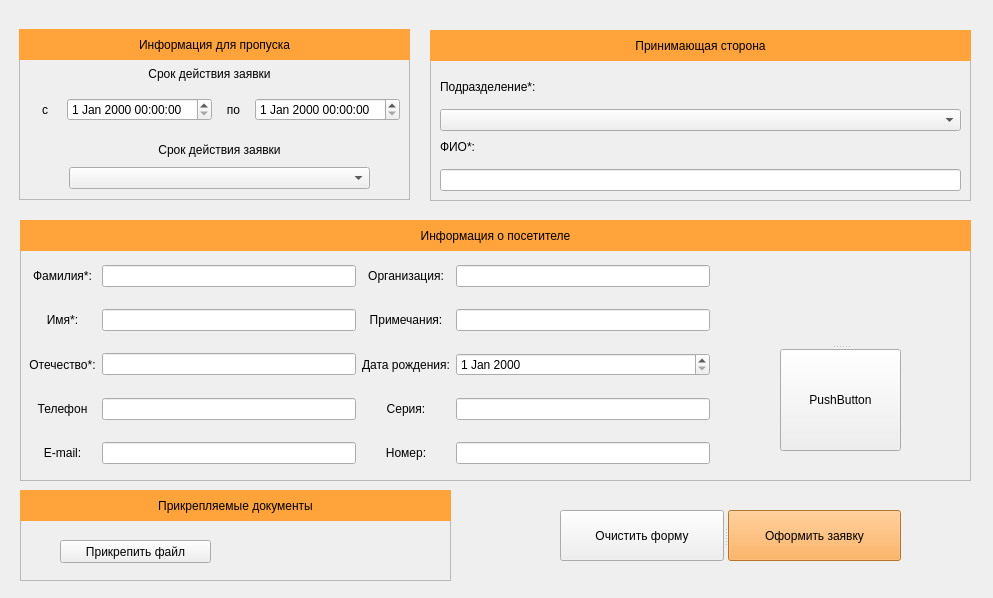
<?xml version="1.0" encoding="UTF-8"?>
<ui version="4.0">
 <class>Form</class>
 <widget class="QWidget" name="Form">
  <property name="geometry">
   <rect>
    <x>0</x>
    <y>0</y>
    <width>993</width>
    <height>598</height>
   </rect>
  </property>
  <property name="maximumSize">
   <size>
    <width>993</width>
    <height>16777215</height>
   </size>
  </property>
  <property name="windowTitle">
   <string>Form</string>
  </property>
  <property name="autoFillBackground">
   <bool>true</bool>
  </property>
  <property name="styleSheet">
   <string notr="true">font: 12pt &quot;Ubuntu Mono&quot;;</string>
  </property>
  <widget class="QFrame" name="frame">
   <property name="geometry">
    <rect>
     <x>19</x>
     <y>29</y>
     <width>391</width>
     <height>171</height>
    </rect>
   </property>
   <property name="frameShape">
    <enum>QFrame::StyledPanel</enum>
   </property>
   <property name="frameShadow">
    <enum>QFrame::Raised</enum>
   </property>
   <widget class="QLabel" name="label">
    <property name="geometry">
     <rect>
      <x>0</x>
      <y>0</y>
      <width>391</width>
      <height>31</height>
     </rect>
    </property>
    <property name="autoFillBackground">
     <bool>false</bool>
    </property>
    <property name="styleSheet">
     <string notr="true">background-color: rgb(255, 163, 58);
font: 14pt &quot;Ubuntu Mono&quot;;</string>
    </property>
    <property name="lineWidth">
     <number>1</number>
    </property>
    <property name="text">
     <string>Информация для пропуска</string>
    </property>
    <property name="alignment">
     <set>Qt::AlignCenter</set>
    </property>
    <property name="wordWrap">
     <bool>false</bool>
    </property>
    <property name="margin">
     <number>0</number>
    </property>
   </widget>
   <widget class="QWidget" name="horizontalLayoutWidget">
    <property name="geometry">
     <rect>
      <x>10</x>
      <y>60</y>
      <width>371</width>
      <height>41</height>
     </rect>
    </property>
    <layout class="QHBoxLayout" name="horizontalLayout">
     <item>
      <widget class="QLabel" name="label_5">
       <property name="text">
        <string>c</string>
       </property>
       <property name="alignment">
        <set>Qt::AlignCenter</set>
       </property>
      </widget>
     </item>
     <item>
      <widget class="QDateTimeEdit" name="dateTimeEdit"/>
     </item>
     <item>
      <widget class="QLabel" name="label_6">
       <property name="text">
        <string>по</string>
       </property>
       <property name="alignment">
        <set>Qt::AlignCenter</set>
       </property>
      </widget>
     </item>
     <item>
      <widget class="QDateTimeEdit" name="dateTimeEdit_2"/>
     </item>
    </layout>
   </widget>
   <widget class="QLabel" name="label_7">
    <property name="geometry">
     <rect>
      <x>10</x>
      <y>29</y>
      <width>361</width>
      <height>31</height>
     </rect>
    </property>
    <property name="text">
     <string>Срок действия заявки</string>
    </property>
    <property name="alignment">
     <set>Qt::AlignCenter</set>
    </property>
   </widget>
   <widget class="QWidget" name="verticalLayoutWidget">
    <property name="geometry">
     <rect>
      <x>50</x>
      <y>110</y>
      <width>301</width>
      <height>50</height>
     </rect>
    </property>
    <layout class="QVBoxLayout" name="verticalLayout">
     <item>
      <widget class="QLabel" name="label_8">
       <property name="text">
        <string>Срок действия заявки</string>
       </property>
       <property name="alignment">
        <set>Qt::AlignCenter</set>
       </property>
      </widget>
     </item>
     <item>
      <widget class="QComboBox" name="comboBox"/>
     </item>
    </layout>
   </widget>
  </widget>
  <widget class="QFrame" name="frame_2">
   <property name="geometry">
    <rect>
     <x>430</x>
     <y>30</y>
     <width>541</width>
     <height>171</height>
    </rect>
   </property>
   <property name="frameShape">
    <enum>QFrame::StyledPanel</enum>
   </property>
   <property name="frameShadow">
    <enum>QFrame::Raised</enum>
   </property>
   <widget class="QLabel" name="label_2">
    <property name="geometry">
     <rect>
      <x>0</x>
      <y>0</y>
      <width>541</width>
      <height>31</height>
     </rect>
    </property>
    <property name="autoFillBackground">
     <bool>false</bool>
    </property>
    <property name="styleSheet">
     <string notr="true">background-color: rgb(255, 163, 58);
font: 14pt &quot;Ubuntu Mono&quot;;</string>
    </property>
    <property name="text">
     <string>Принимающая сторона</string>
    </property>
    <property name="alignment">
     <set>Qt::AlignCenter</set>
    </property>
   </widget>
   <widget class="QWidget" name="verticalLayoutWidget_2">
    <property name="geometry">
     <rect>
      <x>10</x>
      <y>40</y>
      <width>521</width>
      <height>61</height>
     </rect>
    </property>
    <layout class="QVBoxLayout" name="verticalLayout_2">
     <item>
      <widget class="QLabel" name="label_9">
       <property name="text">
        <string>Подразделение*:</string>
       </property>
      </widget>
     </item>
     <item>
      <widget class="QComboBox" name="comboBox_2"/>
     </item>
    </layout>
   </widget>
   <widget class="QWidget" name="verticalLayoutWidget_3">
    <property name="geometry">
     <rect>
      <x>10</x>
      <y>100</y>
      <width>521</width>
      <height>61</height>
     </rect>
    </property>
    <layout class="QVBoxLayout" name="verticalLayout_3">
     <item>
      <widget class="QLabel" name="label_10">
       <property name="text">
        <string>ФИО*:</string>
       </property>
      </widget>
     </item>
     <item>
      <widget class="QLineEdit" name="lineEdit"/>
     </item>
    </layout>
   </widget>
  </widget>
  <widget class="QFrame" name="frame_3">
   <property name="geometry">
    <rect>
     <x>20</x>
     <y>220</y>
     <width>951</width>
     <height>261</height>
    </rect>
   </property>
   <property name="frameShape">
    <enum>QFrame::StyledPanel</enum>
   </property>
   <property name="frameShadow">
    <enum>QFrame::Raised</enum>
   </property>
   <widget class="QLabel" name="label_3">
    <property name="geometry">
     <rect>
      <x>0</x>
      <y>0</y>
      <width>951</width>
      <height>31</height>
     </rect>
    </property>
    <property name="autoFillBackground">
     <bool>false</bool>
    </property>
    <property name="styleSheet">
     <string notr="true">background-color: rgb(255, 163, 58);
font: 14pt &quot;Ubuntu Mono&quot;;</string>
    </property>
    <property name="text">
     <string>Информация о посетителе</string>
    </property>
    <property name="alignment">
     <set>Qt::AlignCenter</set>
    </property>
   </widget>
   <widget class="QWidget" name="gridLayoutWidget">
    <property name="geometry">
     <rect>
      <x>9</x>
      <y>29</y>
      <width>681</width>
      <height>231</height>
     </rect>
    </property>
    <layout class="QGridLayout" name="gridLayout">
     <item row="2" column="0">
      <widget class="QLabel" name="label_15">
       <property name="text">
        <string>Отечество*:</string>
       </property>
       <property name="alignment">
        <set>Qt::AlignCenter</set>
       </property>
      </widget>
     </item>
     <item row="0" column="0">
      <widget class="QLabel" name="label_11">
       <property name="text">
        <string>Фамилия*:</string>
       </property>
       <property name="alignment">
        <set>Qt::AlignCenter</set>
       </property>
      </widget>
     </item>
     <item row="1" column="3">
      <widget class="QLabel" name="label_14">
       <property name="text">
        <string>Примечания:</string>
       </property>
       <property name="alignment">
        <set>Qt::AlignCenter</set>
       </property>
      </widget>
     </item>
     <item row="1" column="0">
      <widget class="QLabel" name="label_12">
       <property name="text">
        <string>Имя*:</string>
       </property>
       <property name="alignment">
        <set>Qt::AlignCenter</set>
       </property>
      </widget>
     </item>
     <item row="4" column="0">
      <widget class="QLabel" name="label_17">
       <property name="text">
        <string>E-mail:</string>
       </property>
       <property name="alignment">
        <set>Qt::AlignCenter</set>
       </property>
      </widget>
     </item>
     <item row="0" column="4">
      <widget class="QLineEdit" name="lineEdit_2"/>
     </item>
     <item row="1" column="4">
      <widget class="QLineEdit" name="lineEdit_5"/>
     </item>
     <item row="3" column="0">
      <widget class="QLabel" name="label_16">
       <property name="text">
        <string>Телефон</string>
       </property>
       <property name="alignment">
        <set>Qt::AlignCenter</set>
       </property>
      </widget>
     </item>
     <item row="2" column="1">
      <widget class="QLineEdit" name="lineEdit_6"/>
     </item>
     <item row="3" column="1">
      <widget class="QLineEdit" name="lineEdit_7"/>
     </item>
     <item row="1" column="1">
      <widget class="QLineEdit" name="lineEdit_3"/>
     </item>
     <item row="0" column="1">
      <widget class="QLineEdit" name="lineEdit_4"/>
     </item>
     <item row="3" column="4">
      <widget class="QLineEdit" name="lineEdit_9"/>
     </item>
     <item row="4" column="1">
      <widget class="QLineEdit" name="lineEdit_10"/>
     </item>
     <item row="4" column="4">
      <widget class="QLineEdit" name="lineEdit_11"/>
     </item>
     <item row="2" column="3">
      <widget class="QLabel" name="label_18">
       <property name="text">
        <string>Дата рождения:</string>
       </property>
       <property name="alignment">
        <set>Qt::AlignCenter</set>
       </property>
      </widget>
     </item>
     <item row="3" column="3">
      <widget class="QLabel" name="label_19">
       <property name="text">
        <string>Серия:</string>
       </property>
       <property name="alignment">
        <set>Qt::AlignCenter</set>
       </property>
      </widget>
     </item>
     <item row="4" column="3">
      <widget class="QLabel" name="label_20">
       <property name="text">
        <string>Номер:</string>
       </property>
       <property name="alignment">
        <set>Qt::AlignCenter</set>
       </property>
      </widget>
     </item>
     <item row="0" column="3">
      <widget class="QLabel" name="label_13">
       <property name="text">
        <string>Организация:</string>
       </property>
       <property name="alignment">
        <set>Qt::AlignCenter</set>
       </property>
      </widget>
     </item>
     <item row="2" column="4">
      <widget class="QDateEdit" name="dateEdit"/>
     </item>
    </layout>
   </widget>
   <widget class="QSplitter" name="splitter_2">
    <property name="geometry">
     <rect>
      <x>760</x>
      <y>60</y>
      <width>121</width>
      <height>171</height>
     </rect>
    </property>
    <property name="orientation">
     <enum>Qt::Vertical</enum>
    </property>
    <widget class="QLabel" name="label_21">
     <property name="styleSheet">
      <string notr="true">image: url(:/personal/imgs/person.png);</string>
     </property>
     <property name="text">
      <string/>
     </property>
    </widget>
    <widget class="QPushButton" name="pushButton_3">
     <property name="styleSheet">
      <string notr="true"/>
     </property>
     <property name="text">
      <string>PushButton</string>
     </property>
    </widget>
   </widget>
  </widget>
  <widget class="QFrame" name="frame_4">
   <property name="geometry">
    <rect>
     <x>20</x>
     <y>490</y>
     <width>431</width>
     <height>91</height>
    </rect>
   </property>
   <property name="frameShape">
    <enum>QFrame::StyledPanel</enum>
   </property>
   <property name="frameShadow">
    <enum>QFrame::Raised</enum>
   </property>
   <widget class="QLabel" name="label_4">
    <property name="geometry">
     <rect>
      <x>0</x>
      <y>0</y>
      <width>431</width>
      <height>31</height>
     </rect>
    </property>
    <property name="autoFillBackground">
     <bool>false</bool>
    </property>
    <property name="styleSheet">
     <string notr="true">background-color: rgb(255, 163, 58);
font: 14pt &quot;Ubuntu Mono&quot;;</string>
    </property>
    <property name="text">
     <string>Прикрепляемые документы</string>
    </property>
    <property name="alignment">
     <set>Qt::AlignCenter</set>
    </property>
   </widget>
   <widget class="QPushButton" name="pushButton_4">
    <property name="geometry">
     <rect>
      <x>40</x>
      <y>50</y>
      <width>151</width>
      <height>23</height>
     </rect>
    </property>
    <property name="text">
     <string>Прикрепить файл</string>
    </property>
   </widget>
  </widget>
  <widget class="QSplitter" name="splitter">
   <property name="geometry">
    <rect>
     <x>560</x>
     <y>510</y>
     <width>341</width>
     <height>51</height>
    </rect>
   </property>
   <property name="orientation">
    <enum>Qt::Horizontal</enum>
   </property>
   <widget class="QPushButton" name="pushButton">
    <property name="text">
     <string>Очистить форму</string>
    </property>
   </widget>
   <widget class="QPushButton" name="pushButton_2">
    <property name="autoFillBackground">
     <bool>false</bool>
    </property>
    <property name="styleSheet">
     <string notr="true">background-color: rgb(255, 163, 58);</string>
    </property>
    <property name="text">
     <string>Оформить заявку</string>
    </property>
   </widget>
  </widget>
 </widget>
 <resources>
  <include location="../../../../my/qt-apps/session1/ui/icons.qrc"/>
 </resources>
 <connections/>
</ui>
